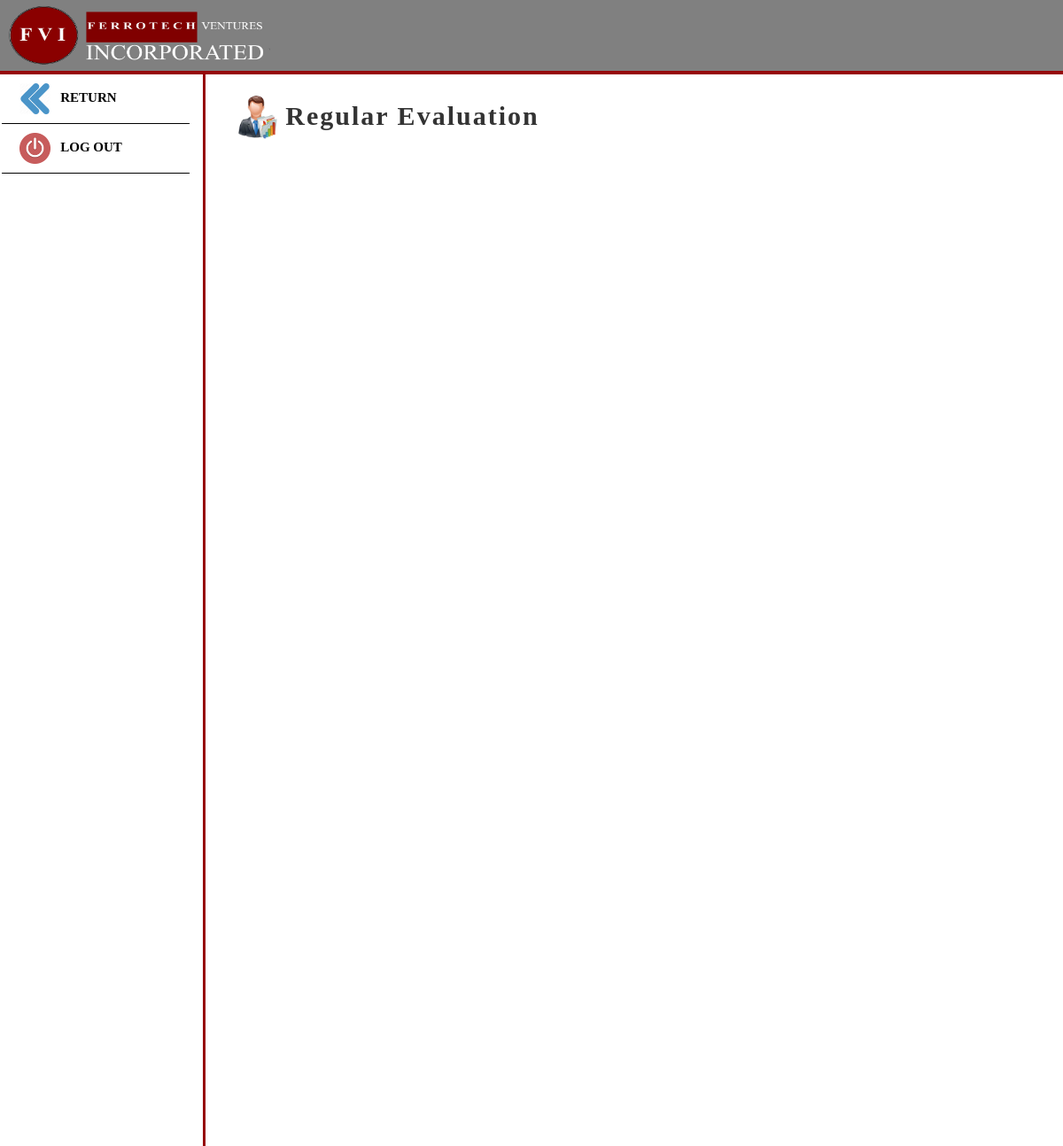
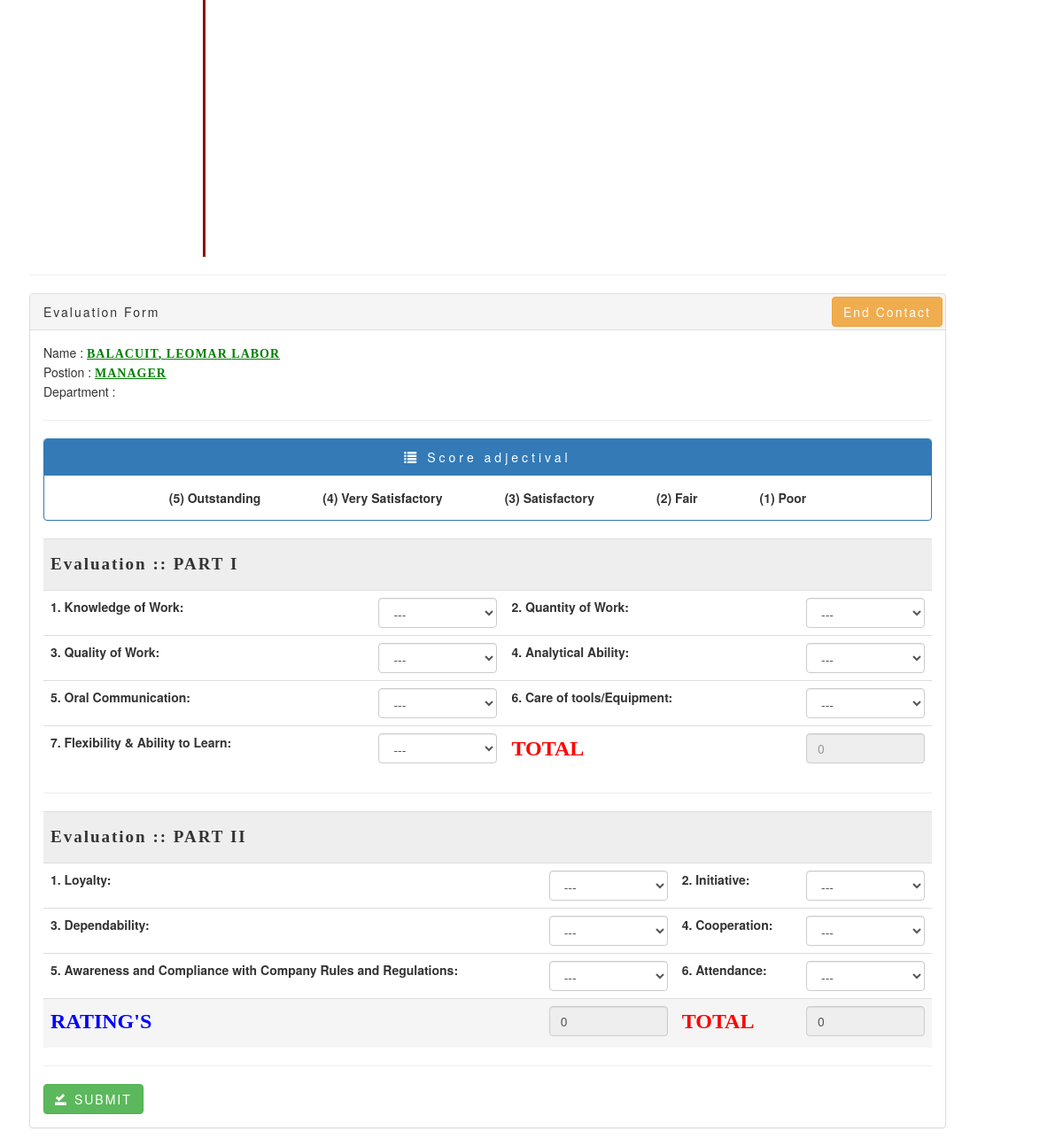
The page /regularevaluation.php (signed in) on the database its author committed (2 pictures, top to bottom).
### tables this page shows
CREATE TABLE `tbl_applicants` (
  `ID` int(11) NOT NULL,
  `a_id` text NOT NULL,
  `a_fname` varchar(26) NOT NULL,
  `a_lname` varchar(26) NOT NULL,
  `a_mname` varchar(26) NOT NULL,
  `a_gender` varchar(6) NOT NULL,
  `a_civilStatus` varchar(10) NOT NULL,
  `a_contactNumber` varchar(15) NOT NULL,
  `a_religion` varchar(100) NOT NULL,
  `a_birthday` date NOT NULL,
  `a_age` int(2) NOT NULL,
  `a_region` varchar(255) NOT NULL,
  `a_provine` varchar(255) NOT NULL,
  `a_city` varchar(255) NOT NULL,
  `a_brgy` varchar(255) NOT NULL,
  `a_education` varchar(255) NOT NULL,
  `a_masters` varchar(255) NOT NULL,
  `a_empRecords` varchar(255) NOT NULL,
  `a_dateApplied` date NOT NULL,
  `a_position` varchar(255) NOT NULL,
  `a_dateApproved` date NOT NULL,
  `a_status` text NOT NULL
);

### regularevaluation.php (the view, shortened to what this page needs)
<?php
include 'dbcon.php';
$id = $_GET['id'];
        ?>
<!DOCTYPE html>
<html lang="en">
<head>
    <link rel="stylesheet" href="Bootstrap_Files/libs/bootstrap/css/bootstrap.min.css" />
    <link rel="stylesheet" type="text/css" href="css/sidebar.css">
</head>
<body>
<?php
    $table_list_query = mysql_query("SELECT * from tbl_applicants where a_id ='$id'");
    $table_list_rows = mysql_fetch_array($table_list_query);
    $table_list_query_1 = mysql_query("SELECT * from tbl_applicant_field where a_id ='$id'");
    $table_list_rows_1 = mysql_fetch_array($table_list_query_1);
?>
<nav class="navbar navbar-inverse" style="background-color:gray; border: 0px; border-bottom:4px solid rgb(150, 8, 10); border-radius: 0; padding: 5px;">
  <div class="container-fluid">
    <img style="margin-left: -1%;" src="images/header.png" width="300px" height="70px">
  </div>
</nav>
<div class="sidebar col-sm-12 col-md-12 col-lg-6" style="margin-top:-20px;">
    <a href="Regulareval_list.php" style="text-decoration: none;"><li><span style="font-family: 'Calibri'"><img src="images/RETURN.png" height="35px"> &nbsp; RETURN </span></li></a>
     <a type="button" data-toggle="modal" data-target="#logout" style="text-decoration: none;">
    <li><span style="font-family: 'Calibri'"><img src="images/off.png" height="35px"> &nbsp; LOG OUT</span> </li></a>
</div>
<h2 style="margin-left: 22%; margin-top:2%; ">
  <img src="images/emp_rating.png" height="50px" width="50px"> <b style="letter-spacing: 2px; font-family: 'Calibri';">Regular Evaluation</b></h2>
<div class="table-responsive container col-xs-6 col-md-6 col-lg-6" style="margin-left:18px;  width: 1065px;">
    <hr>
    <div class="panel panel-default">
        <div class="panel-heading" style=" letter-spacing: 2px;">
            <div class="pull-left"> Evaluation Form </div>
            <div class="pull-right" style="position: relative; top: -7px; left: 12px;"> <a href="Regular_endconform.php?id=<?= $id ?>" class="btn btn-warning btn-md">End Contact</a></div>
            <br>
        </div>
        <div class="panel-body">
            Name : <b style="text-transform: uppercase; letter-spacing: 1px; font-family: 'Calibri'; color: green;"><u><?= $table_list_rows['a_lname'] . ", " . $table_list_rows['a_fname'] . " " . $table_list_rows['a_mname'] ?></u></b><br>
            Postion : <b style="text-transform: uppercase; letter-spacing: 1px; font-family: 'Calibri'; color: green;"><u><?= $table_list_rows['a_position'] ?></u></b><br>
            Department : <b style="text-transform: uppercase; letter-spacing: 1px; font-family: 'Calibri'; color: green;"><u><?= $table_list_rows_1['a_department'] ?></u></b>
            <hr>
            <?php
            $verify = mysqli_query($conn, "SELECT * FROM tbl_ratings WHERE a_id = '$id' AND a_type = 'Regular'");
            $count = mysqli_num_rows($verify);
            if($count == 0){
            ?>
<center>
<div class="panel panel-primary">
        <div class="panel-heading" style="letter-spacing:4px;"><span class="glyphicon glyphicon-list"></span> Score adjectival</div>
                    <div class="panel-body" style="font-weight: bold;"> (5) Outstanding &nbsp;&nbsp;&nbsp;&nbsp;&nbsp;&nbsp; &nbsp;&nbsp;&nbsp;&nbsp;&nbsp;&nbsp; &nbsp;&nbsp;&nbsp;(4) Very Satisfactory  &nbsp;&nbsp;&nbsp;&nbsp;&nbsp;&nbsp; &nbsp;&nbsp;&nbsp;&nbsp;&nbsp;&nbsp;&nbsp;&nbsp;&nbsp;  (3) Satisfactory  &nbsp;&nbsp;&nbsp;&nbsp;&nbsp;&nbsp; &nbsp;&nbsp;&nbsp;&nbsp;&nbsp;&nbsp;&nbsp;&nbsp;&nbsp; (2) Fair  &nbsp;&nbsp;&nbsp;&nbsp;&nbsp;&nbsp; &nbsp;&nbsp;&nbsp;&nbsp;&nbsp;&nbsp;&nbsp;&nbsp;&nbsp; (1) Poor</div>
</div>
</center>
            <table class="table table-responsive " cellpadding="5"  cellspacing="0">
            <tr>
                <th colspan="7" class="active"style="background:#eee;">
                    <h6 style="font-family: Corbel; font-weight: bold; color: #333;">
                        <b style="font-size: 19px; letter-spacing: 2px;">Evaluation :: PART I</b>
                    </h6>
                </th>
            </tr>
            <tr>
                <th align="left"> 1. Knowledge of Work:
                    <td>
                        <select class="form-control" name="num1" id="num1" required="" onchange="part_i()">
                            <option disabled selected value="">---</option>
                        </select>
                    </td>
                </th>
                <th align="left"> 2. Quantity of Work:
                        <td>
                        <select class="form-control" name="num2" id="num2" required="" onchange="part_i()">
                            <option disabled selected value="">---</option>
                        </select>
                    </td>
                </th>
            </tr>
            <tr>
                <th align="left"> 3. Quality of Work:
                    <td>
                        <select class="form-control" name="num3" id="num3" required="" onchange="part_i()">
                            <option disabled selected value="">---</option>
                        </select>
                    </td>
                </th>
                <th align="left"> 4. Analytical Ability:
                    <td colspan="4">
                        <select class="form-control" name="num4" id="num4" required="" onchange="part_i()">
                            <option disabled selected value="">---</option>
                        </select>
                    </td>
                </th>
            </tr>
            <tr>
                <th align="left"> 5. Oral Communication:
                    <td width="150">
                        <select class="form-control" name="num5" id="num5" required="" onchange="part_i()">
                            <option disabled selected value="">---</option>
                        </select>
                    </td>
                </th>
                <th align="left"> 6. Care of tools/Equipment:
                    <td width="150">
                        <select class="form-control" name="num6" id="num6" required="" onchange="part_i()">
                            <option disabled selected value="">---</option>
                        </select>
                    </td>
                </th>
            </tr>
            <tr>
                <th align="left"> 7. Flexibility & Ability to Learn:
                    <td>
                        <select class="form-control" name="num7" id="num7" required="" onchange="part_i()">
                            <option disabled selected value="">---</option>
                        </select>
                    </td>
                </th>
                <th align="left"><label style="font-family:Corbel; color: red; font-size: 24PX;">TOTAL</label>
                    <td colspan="4"><input placeholder="0" class="form-control" type="text" readonly id="part1_total" onchange="get_ratings()">
                    </td>
                </th>
            </tr>
            </table>
            <hr>
            <table class="table table-responsive " cellpadding="5"  cellspacing="0">
                <tr>
                    <th colspan="7" class="active"style="background:#eee;">
                        <h6 style="font-family: Corbel; font-weight: bold; color: #333;">
                            <b style="font-size: 19px; letter-spacing: 2px;">Evaluation :: PART II</b>
                        </h6>
                    </th>
                </tr>
                <tr>
                <th align="left"> 1. Loyalty:
                    <td width="150">
                        <select class="form-control" name="num8" id="num8" required="" onchange="part_ii()">
                            <option value="">---</option>
                        </select>
                    </td>
                </th>
                <th align="left"> 2. Initiative:
                    <td width="150">
                        <select class="form-control" name="num9" id="num9" required="" onchange="part_ii()">
                            <option value="">---</option>
                        </select>
                    </td>
                </th>
            </tr>
            <tr>
                <th align="left"> 3. Dependability:
                    <td>
                        <select class="form-control" name="num10" id="num10" required="" onchange="part_ii()">
                            <option value="">---</option>
                        </select>
                    </td>
                </th>
                <th align="left"> 4. Cooperation:
                    <td colspan="6">
                        <select class="form-control" name="num11" id="num11" required="" onchange="part_ii()">
                            <option value="">---</option>
                        </select>
                    </td>
                </th>
            </tr>
            <tr>
                <th align="left"> 5. Awareness and Compliance with Company Rules and Regulations:
                    <td>
                        <select class="form-control" name="num12" id="num12" required="" onchange="part_ii()">
                            <option value="">---</option>
                        </select>
                    </td>
                </th>
                <th align="left"> 6. Attendance:
                    <td colspan="6">
                        <select class="form-control" name="num13" id="num13" required="" onchange="part_ii()">
                            <option value="">---</option>
                        </select>
                    </td>
                </th>
            </tr>
            <tr>
                <td align="left" class="active">
                    <label style="font-family: Corbel; color: blue; font-size: 24PX;">RATING'S</label>
                </td>
                <td align="left" class="active">
                   <input class="form-control" id="ratings" name="ratings" type="text" value="0" readonly>
                </td>
                <td align="left" class="active">
                   <label  value="Rating" style="font-family: Corbel; color:red; font-size: 24PX;">TOTAL</label>
                </td>
                <td colspan="3" class="active">
                    <input placeholder="---" class="form-control" id="part2_total" type="text" value="0" readonly onchange="get_ratings()">
                </td>
            </tr>
        </table>
        <hr>
        <div id="confirm_panel">
            <button class="btn btn-success btn-md" type="button" onclick="confirm()" style="letter-spacing: 2px;">
                <span class="glyphicon glyphicon-saved"></span> SUBMIT
            </button>
        </div>
            <?php
        }
        ?>
        </div>
    </div>
</div>
</body>
</html>

### css/sidebar.css (style rules this page uses)
body { margin: 0px 0px; padding: 0px 0px; }
* { margin: 0px 0px; padding: 0px 0px; }
.sidebar { background-color:white; border-right:solid rgb(150, 8, 10); margin-left: -8px; width: 20%; height: 1500px; }
li { font-weight: bold; list-style-type: none; color: black; padding: 10px 20px; border-bottom:1px solid black; font-family: oblique; font-size: 15px; margin-left: -5px; }

### rows shown on the page
tbl_applicants: a_lname "BALACUIT", a_fname "LEOMAR", a_mname "LABOR", a_position "MANAGER"
